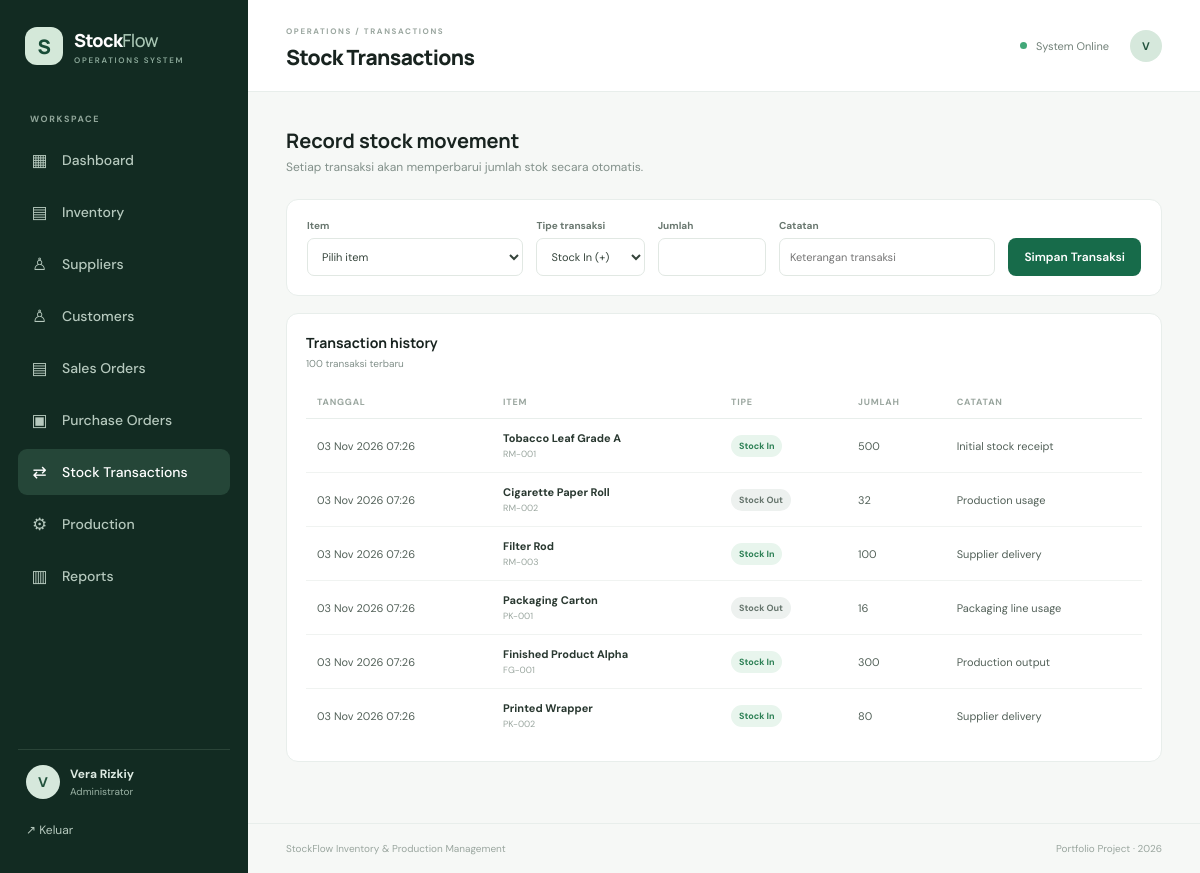
Screenshot of /transactions.php (signed in) with the database file from the repository.
### tables this page shows
CREATE TABLE transactions (
 id INT AUTO_INCREMENT PRIMARY KEY,
 item_id INT NOT NULL,
 type ENUM('IN','OUT') NOT NULL,
 quantity INT NOT NULL,
 note VARCHAR(255),
 user_id INT NULL,
 created_at TIMESTAMP DEFAULT CURRENT_TIMESTAMP,
 CONSTRAINT fk_transaction_item FOREIGN KEY (item_id) REFERENCES items(id) ON DELETE CASCADE,
 CONSTRAINT fk_transaction_user FOREIGN KEY (user_id) REFERENCES users(id) ON DELETE SET NULL
);

CREATE TABLE items (
 id INT AUTO_INCREMENT PRIMARY KEY,
 name VARCHAR(150) NOT NULL,
 sku VARCHAR(50) NOT NULL UNIQUE,
 category VARCHAR(80) NOT NULL,
 unit VARCHAR(20) NOT NULL DEFAULT 'pcs',
 stock INT NOT NULL DEFAULT 0,
 min_stock INT NOT NULL DEFAULT 0,
 created_at TIMESTAMP DEFAULT CURRENT_TIMESTAMP
);

### transactions.php (the view, shortened to what this page needs)
<?php
require 'includes/auth.php'; require 'config/database.php';
$rows=$pdo->query("SELECT t.*,i.name item_name,i.sku FROM transactions t JOIN items i ON i.id=t.item_id ORDER BY t.created_at DESC LIMIT 100")->fetchAll();
require 'includes/header.php';
?>
<div class="page-intro"><div><h2>Record stock movement</h2><p class="muted">Setiap transaksi akan memperbarui jumlah stok secara otomatis.</p></div></div>
<div class="panel form-panel"><form method="post" class="inline-form transaction-form"><label>Item<select name="item_id" required><option value="">Pilih item</option></select></label><label>Tipe transaksi<select name="type"><option value="IN">Stock In (+)</option></select></label><label>Jumlah<input type="number" name="quantity" min="1" required></label><label>Catatan<input name="note" placeholder="Keterangan transaksi"></label><button class="btn primary">Simpan Transaksi</button></form></div>
<div class="panel"><div class="panel-head"><div><h3>Transaction history</h3><p>100 transaksi terbaru</p></div></div><div class="table-wrap"><table><thead><tr><th>Tanggal</th><th>Item</th><th>Tipe</th><th>Jumlah</th><th>Catatan</th></tr></thead><tbody><?php foreach($rows as $r): ?><tr><td><?= date('d M Y H:i',strtotime($r['created_at'])) ?></td><td><b><?= htmlspecialchars($r['item_name']) ?></b><small class="subcell"><?= htmlspecialchars($r['sku']) ?></small></td><td><span class="badge <?= $r['type']==='IN'?'success':'neutral' ?>"><?= $r['type']==='IN'?'Stock In':'Stock Out' ?></span></td><td><?= number_format($r['quantity']) ?></td><td><?= htmlspecialchars($r['note']?:'—') ?></td></tr><?php endforeach; ?></tbody></table></div></div>
<?php require 'includes/footer.php'; ?>

### assets/style.css (style rules this page uses)
:root { --ink:#18231f;--muted:#82908a;--line:#e8eeeb;--paper:#f6f8f6;--green:#176b4a;--green2:#e8f3ed;--orange:#b87527;--red:#b94b45 }
* { box-sizing:border-box }
body { margin:0;background:var(--paper);color:var(--ink);font-family:'DM Sans',sans-serif;font-size:14px }
.welcome-row,.page-intro { display:flex;justify-content:space-between;align-items:center;margin-bottom:24px }
.welcome-row h2,.page-intro h2 { font:700 20px Manrope;margin:3px 0 5px }
.muted,.panel-head p { color:var(--muted);font-size:12px;margin:0 }
.btn { border:0;border-radius:8px;padding:11px 16px;font:600 12px 'DM Sans';text-decoration:none;cursor:pointer;display:inline-flex;align-items:center;justify-content:center;gap:6px }
.primary { background:var(--green);color:#fff }
.stat-card,.panel { background:#fff;border:1px solid var(--line);border-radius:12px }
.panel { padding:19px;margin-bottom:17px;min-width:0 }
.panel-head { display:flex;justify-content:space-between;align-items:center;margin-bottom:16px }
.panel-head h3 { font:700 14px Manrope;margin:0 0 5px }
.panel-head p { font-size:10px }
.table-wrap { overflow-x:auto }
table { width:100%;border-collapse:collapse;white-space:nowrap }
th { text-align:left;color:#9aa69f;font-size:9px;text-transform:uppercase;letter-spacing:.8px;font-weight:700;padding:10px 11px;border-bottom:1px solid var(--line) }
td { padding:12px 11px;border-bottom:1px solid #f0f3f1;font-size:11px;color:#536159 }
tbody tr:last-child td { border-bottom:0 }
td b { color:#293830;font-size:11px }
.subcell { display:block;color:#9aa69f;font-size:9px;margin-top:3px }
.badge { display:inline-block;padding:5px 8px;border-radius:20px;font-size:9px;font-weight:700 }
.success { background:#e8f5ed;color:#2d8055 }
.neutral { background:#edf1ef;color:#65746c }
.form-panel { padding:19px 20px;margin-bottom:17px }
.inline-form { display:grid;grid-template-columns:repeat(3,minmax(120px,1fr));gap:13px;align-items:end }
.inline-form label,.form-stack label { display:grid;gap:6px;color:#69776f;font-size:10px;font-weight:700 }
.inline-form input,.inline-form select,.form-stack input,.small-select { height:38px;border:1px solid #e1e8e3;border-radius:7px;padding:0 10px;background:#fff;color:#35443b;font:11px 'DM Sans';outline:none;min-width:0 }
.inline-form .btn { height:38px }
.transaction-form { grid-template-columns:2fr 1fr 1fr 2fr auto }

### rows the page displays
transactions: created_at "03 Nov 2026 07:26", item.name "Tobacco Leaf Grade A", item.sku "RM-001", type "Stock In", quantity "500", note "Initial stock receipt"
transactions: created_at "03 Nov 2026 07:26", item.name "Cigarette Paper Roll", item.sku "RM-002", type "Stock Out", quantity "32", note "Production usage"
transactions: created_at "03 Nov 2026 07:26", item.name "Filter Rod", item.sku "RM-003", type "Stock In", quantity "100", note "Supplier delivery"
transactions: created_at "03 Nov 2026 07:26", item.name "Packaging Carton", item.sku "PK-001", type "Stock Out", quantity "16", note "Packaging line usage"
transactions: created_at "03 Nov 2026 07:26", item.name "Finished Product Alpha", item.sku "FG-001", type "Stock In", quantity "300", note "Production output"
transactions: created_at "03 Nov 2026 07:26", item.name "Printed Wrapper", item.sku "PK-002", type "Stock In", quantity "80", note "Supplier delivery"

### other values shown
substr($_SESSION['name'] ?? 'A',0,1) "V"
$_SESSION['name'] "Vera Rizkiy"
str_replace('.php','',$current) "TRANSACTIONS"
$pageTitle "Stock Transactions"
